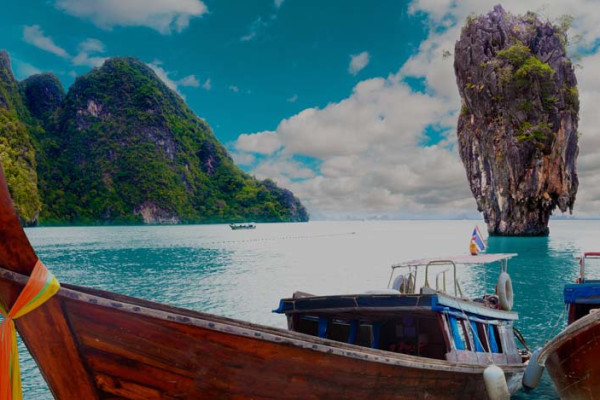
#> input picture ComputerVision/TP2/input.jpg, 600 x 400 px
$ python ex1.py
#> lines starting #> are read from the running program, lines starting #| are printed output that depends on the picture; after the words box and inside, x2 and y2 are one past the last pixel; in counts of white or black regions, pixels touching at a corner belong together
import random
import numpy as np
import matplotlib.pyplot as plt
import cv2 as cv

image = cv.imread("input.jpg", 0)
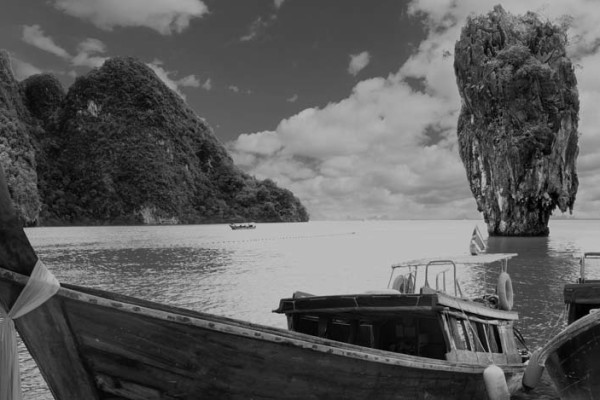
#> image: shape (400, 600); min 0, max 199, mean 92.4
IG = np.array(image)

def noisy(image, to) :
#> called with to = 5000
  IB = image.copy()
  hauteur , largeur = image.shape
#> hauteur = 400; largeur = 600
  for i in range(to) :
    x = random.randint(0, hauteur - 1)
    y = random.randint(0, largeur - 1)
    intensite = random.randint(0, 255)
    IB[x, y] = intensite
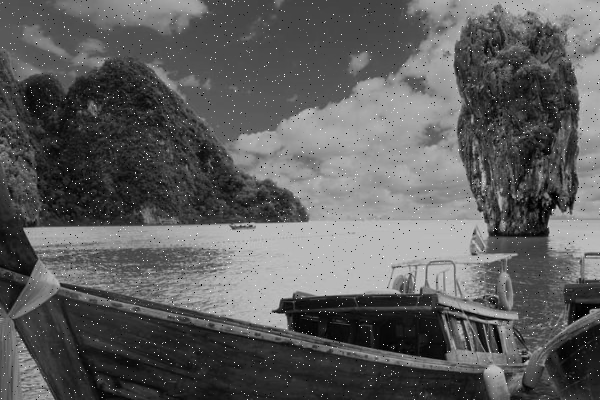
#> IB: shape (400, 600); 2.06% of pixels changed, all inside (x1, y1, x2, y2) = (0, 0, 600, 400)

  return IB

def filtrage(IB, F):
  IF = IB.copy()
  h, l = IB.shape
#> h = 400; l = 600
  hf , lf = F.shape
  pas = hf // 2
  sm = np.sum(F)


  for x in range(pas, h-pas):
    for y in range(pas, l-pas):
      a = 0
      S = 0
      for i in range(-pas, pas + 1) :
        b = 0
        for j in range (-pas, pas + 1) :
          S += IF[x + i, y + j] * F[a, b]
          b += 1
        a += 1
    IF[x, y] = S//sm
#> IF: shape (400, 600); 0.12% of pixels changed, all inside (x1, y1, x2, y2) = (598, 1, 599, 399)

  return IF

IB = noisy(IG, 5000)
FG = np.array([[1, 2, 1], [2, 4, 2], [1, 2, 1]])
FM = np.array([[1, 1, 1], [1, 1, 1], [1, 1, 1]])
FB = np.array([[1, 4, 6, 4, 1], [4, 16, 24, 16, 4], [6, 24, 36, 24, 6], [4, 16, 24, 16, 4], [1, 4, 6, 4, 1]])
# FG = np.multiply(FG, 1 // 16)
IFM = filtrage(IB, FM)
IFG = filtrage(IB, FG)
IFB = filtrage(IB, FB)
#> after the loop in filtrage (call 3), `for x in range(pas, h-pas):`: IF: shape (400, 600); 0.13% of pixels changed, all inside (x1, y1, x2, y2) = (597, 2, 598, 398)

plt.figure(figsize=(10, 10))

plt.subplot(321)
plt.imshow(IG, cmap='gray')
plt.title("image au niv gris")

plt.subplot(322)
plt.imshow(IB, cmap='gray')
plt.title("Image bruite")

plt.subplot(323)
plt.imshow(IFG, cmap='gray')
plt.title("Image filtre gaussien")

plt.subplot(324)
plt.imshow(IFM, cmap='gray')
plt.title("Image filtre median")

plt.subplot(325)
plt.imshow(IFB, cmap='gray')
plt.title("Image filtre binomial")

plt.show()
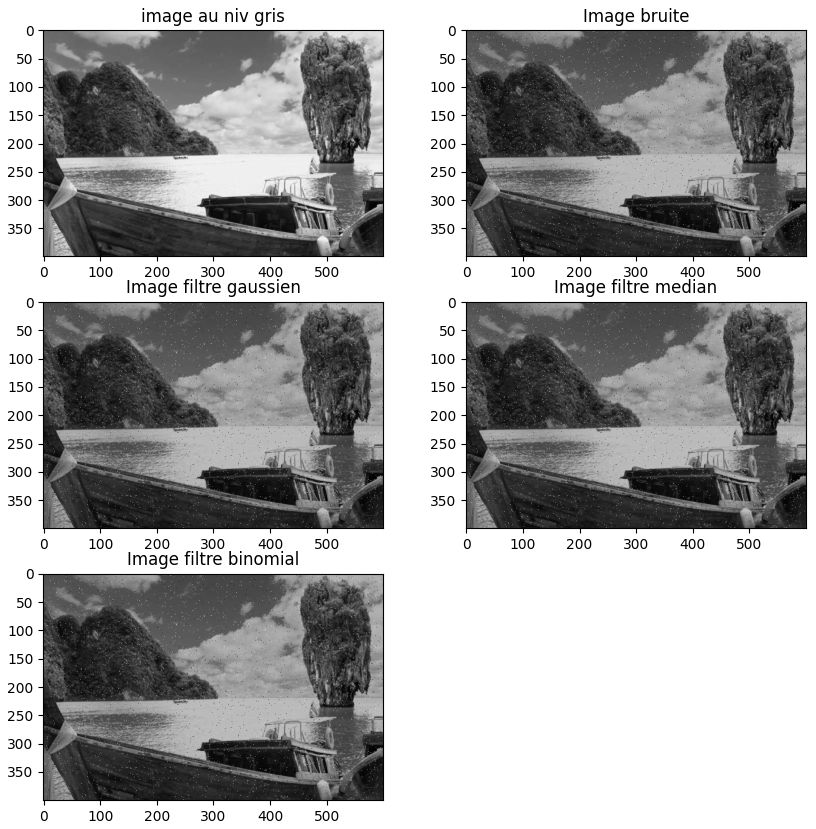
#> figure drawn by matplotlib, 5 panels
